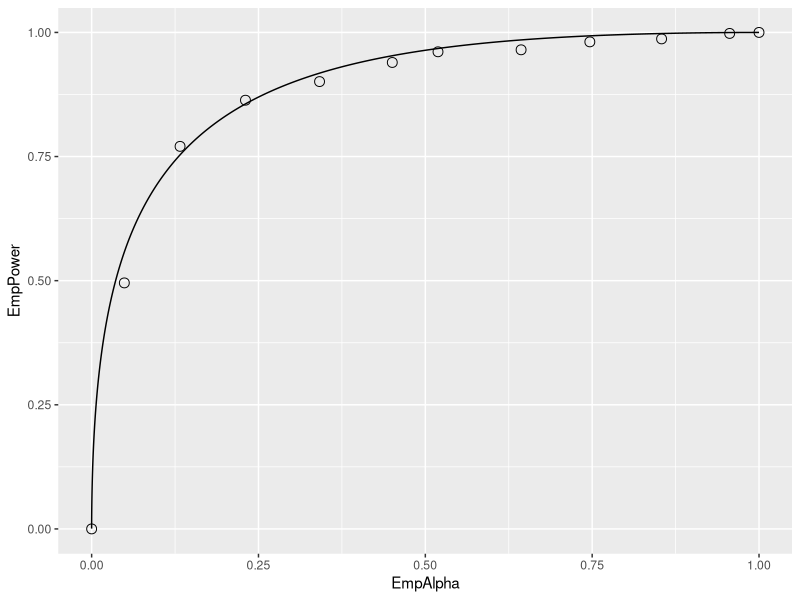

R code for this plot:
## ---- chunk 1
knitr::opts_chunk$set(
  collapse = TRUE,
  comment = "#>"
)
library(kableExtra)
library(ggplot2)
library(grid)
## ---- chunk 2
Wilcoxon <- function (zk1, zk2)
{
  K1 = length(zk1)
  K2 = length(zk2)
  W <- 0
  for (k1 in 1:K1) {
    W <- W + sum(zk1[k1] < zk2)
    W <- W + 0.5 * sum(zk1[k1] == zk2)
  }
  W <- W/K1/K2
  return (W)
}
## ---- chunk 3
seed <- 1;set.seed(seed)
mu <- 1.5;sigma <- 1.3;K1 <- 50;K2 <- 52

# cheat to find the population mean and std. dev.
AUC <- array(dim = 10000)
for (i in 1:length(AUC)) {
  zk1 <- rnorm(K1);zk2 <- rnorm(K2, mean = mu, sd = sigma)  
  AUC[i] <- Wilcoxon(zk1, zk2)
}
meanAUC   <-  mean(AUC);sigmaAUC  <-  sd(AUC)
cat("pop mean AUC = ", meanAUC, ", pop sigma AUC = ", sigmaAUC, "\n")
## ---- chunk 4
# one more trial, this is the one we want to compare to meanAUC, i.e., get P-value
zk1 <- rnorm(K1);zk2 <- rnorm(K2, mean = mu, sd = sigma) 
AUC <- Wilcoxon(zk1, zk2)
cat("New AUC = ", AUC, "\n")

z <- (AUC - meanAUC)/sigmaAUC
cat("z-statistic = ", z, "\n")
## ---- chunk 5
p2tailed <- pnorm(-abs(z)) + (1-pnorm(abs(z))) # p value for two-sided AH
p1tailedGT <- 1-pnorm(z) # p value for one-sided AH > 0 
p1tailedLT <- pnorm(z)# p value for one-sided AH < 0 
alpha  <- 0.05
## ---- chunk 6
seed <- 1;set.seed(seed)
mu <- 1.5;sigma <- 1.3;K1 <- 50;K2 <- 52

nTrials <- 2000
alpha <- 0.05 # size of test
reject = array(0, dim = nTrials)
for (trial in 1:length(reject)) {  
  zk1 <- rnorm(K1);zk2 <- rnorm(K2, mean = mu, sd = sigma)  
  AUC <- Wilcoxon(zk1, zk2)  
  z <- (AUC - meanAUC)/sigmaAUC
  p <- 2*pnorm(-abs(z)) # p value for individual trial
  if (p < alpha) reject[trial] = 1 
}

CI <- c(0,0); width <- -qnorm(alpha/2)
ObsvdTypeIErrRate <- sum(reject)/length(reject)
CI[1] <- ObsvdTypeIErrRate - width*sqrt(ObsvdTypeIErrRate*(1-ObsvdTypeIErrRate)/nTrials)
CI[2] <- ObsvdTypeIErrRate + width*sqrt(ObsvdTypeIErrRate*(1-ObsvdTypeIErrRate)/nTrials)
cat("alpha = ", alpha, "\n")
cat("ObsvdTypeIErrRate = ", ObsvdTypeIErrRate, ", 95% confidence interval = ", CI, "\n")
exact <- binom.test(sum(reject),n = 2000,p = alpha)
cat("exact 95% CI = ", as.numeric(exact$conf.int), "\n")
## ---- chunk 7
seed <- 1;set.seed(seed)
muNH <- 1.5;muAH <- 2.1;sigma <- 1.3;K1 <- 50;K2 <- 52# Line 6

# cheat to find the population mean and std. dev.
AUC <- array(dim = 10000) # line 8
for (i in 1:length(AUC)) {
  zk1 <- rnorm(K1);zk2 <- rnorm(K2, mean = muNH, sd = sigma)  
  AUC[i] <- Wilcoxon(zk1, zk2)
}
sigmaAUC <- sqrt(var(AUC));meanAUC <- mean(AUC) # Line 14

T <- 2000  # Line 16
mu <- c(muNH,muAH) # Line 17
alphaArr <- seq(0.05, 0.95, length.out = 10)
EmpAlpha <- array(dim = length(alphaArr));EmpPower <- array(dim = length(alphaArr))
for (a in 1:length(alphaArr)) { # Line 20
  alpha <- alphaArr[a] 
  reject <- array(0, dim = c(2, T))
  for (h in 1:2) {  
    for (t in 1:length(reject[h,])) {  
      zk1 <- rnorm(K1);zk2 <- rnorm(K2, mean = mu[h], sd = sigma)  
      AUC <- Wilcoxon(zk1, zk2)  
      obsvdZ <- (AUC - meanAUC)/sigmaAUC
      p <- 2*pnorm(-abs(obsvdZ)) # p value for individual t
      if (p < alpha) reject[h,t] = 1 
    }
  }
  EmpAlpha[a] <- sum(reject[1,])/length(reject[1,])
  EmpPower[a] <- sum(reject[2,])/length(reject[2,])
}
EmpAlpha <- c(0,EmpAlpha,1); EmpPower <- c(0,EmpPower,1) # Line 19

pointData <- data.frame(EmpAlpha = EmpAlpha, EmpPower = EmpPower)
zetas <- seq(-5, 5, by = 0.01)
muRoc <- 1.8
curveData <- data.frame(EmpAlpha = pnorm(-zetas), EmpPower = pnorm(muRoc - zetas))
alphaPowerPlot <- ggplot(mapping = aes(x = EmpAlpha, y = EmpPower)) + geom_point(data = pointData, shape = 1, size = 3) + geom_line(data = curveData)
print(alphaPowerPlot)
## ---- chunk 8
EffectSize <- function (muNH, sigmaNH, muAH, sigmaAH)
{
  ES <- pnorm(muAH/sqrt(1+sigmaAH^2)) - pnorm(muNH/sqrt(1+sigmaNH^2))
  return (ES)
}

seed <- 1;set.seed(seed)
muAH <- 2.1 # NH value, defined previously, was mu = 1.5

T <- 2000
alpha <- 0.05 # size of test
reject = array(0, dim = T)
for (t in 1:length(reject)) {  
  zk1 <- rnorm(K1);zk2 <- rnorm(K2, mean = muAH, sd = sigma)  
  AUC <- Wilcoxon(zk1, zk2)  
  obsvdZ <- (AUC - meanAUC)/sigmaAUC
  p <- 2*pnorm(-abs(obsvdZ)) # p value for individual t
  if (p < alpha) reject[t] = 1 
}

ObsvdTypeIErrRate <- sum(reject)/length(reject)
CI <- c(0,0);width <- -qnorm(alpha/2)
CI[1] <- ObsvdTypeIErrRate - width*sqrt(ObsvdTypeIErrRate*(1-ObsvdTypeIErrRate)/T)
CI[2] <- ObsvdTypeIErrRate + width*sqrt(ObsvdTypeIErrRate*(1-ObsvdTypeIErrRate)/T)
cat("obsvdPower = ", ObsvdTypeIErrRate, "\n")
cat("95% confidence interval = ", CI, "\n")
cat("Effect Size = ", EffectSize(mu, sigma, muAH, sigma), "\n")
## ---- chunk 9
seed <- 1;set.seed(seed)
K1 <- K1*2;K2 <- K2*2

# cheat to find the population mean and std. dev.
AUC <- array(dim = 10000)
for (i in 1:length(AUC)) {
  zk1 <- rnorm(K1);zk2 <- rnorm(K2, mean = mu, sd = sigma)  
  AUC[i] <- Wilcoxon(zk1, zk2)
}
meanAUC   <-  mean(AUC);sigmaAUC  <-  sd(AUC)

T <- 2000
alpha <- 0.05 # size of test
reject = array(0, dim = T)
for (t in 1:length(reject)) {  
  zk1 <- rnorm(K1);zk2 <- rnorm(K2, mean = muAH, sd = sigma)  
  AUC <- Wilcoxon(zk1, zk2)  
  obsvdZ <- (AUC - meanAUC)/sigmaAUC
  p <- 2*pnorm(-abs(obsvdZ)) # p value for individual t
  if (p < alpha) reject[t] = 1 
}

ObsvdTypeIErrRate <- sum(reject)/length(reject)
CI <- c(0,0);width <- -qnorm(alpha/2)
CI[1] <- ObsvdTypeIErrRate - width*sqrt(ObsvdTypeIErrRate*(1-ObsvdTypeIErrRate)/T)
CI[2] <- ObsvdTypeIErrRate + width*sqrt(ObsvdTypeIErrRate*(1-ObsvdTypeIErrRate)/T)
cat("pop NH mean AUC = ", meanAUC, ", pop NH sigma AUC = ", sigmaAUC, "\n")
cat("num. non-diseased images = ", K1, "num. diseased images = ", K2, "\n")
cat("obsvdPower = ", ObsvdTypeIErrRate, "\n")
cat("95% confidence interval = ", CI, "\n")
cat("Effect Size = ", EffectSize(mu, sigma, muAH, sigma), "\n")
## ---- chunk 10
seed <- 1;set.seed(seed)
K1 <- 50;K2 <- 52

# cheat to find the population mean and std. dev.
AUC <- array(dim = 10000)
for (i in 1:length(AUC)) {
  zk1 <- rnorm(K1);zk2 <- rnorm(K2, mean = mu, sd = sigma)  
  AUC[i] <- Wilcoxon(zk1, zk2)
}
meanAUC   <-  mean(AUC);sigmaAUC  <-  sd(AUC)

T <- 2000
alphaArray = c(0.05, 0.01)
for (i in 1:length(alphaArray)) {
  alpha <- alphaArray[i] 
  reject = array(0, dim = T)
  for (t in 1:length(reject)) {  
    zk1 <- rnorm(K1);zk2 <- rnorm(K2, mean = muAH, sd = sigma)  
    AUC <- Wilcoxon(zk1, zk2)  
    obsvdZ <- (AUC - meanAUC)/sigmaAUC
    p <- 2*pnorm(-abs(obsvdZ)) # p value for individual t
    if (p < alpha) reject[t] = 1 
  }
  
  ObsvdTypeIErrRate <- sum(reject)/length(reject)
  cat("alpha = ", alpha, "obsvdPower = ", ObsvdTypeIErrRate, "\n")
}
